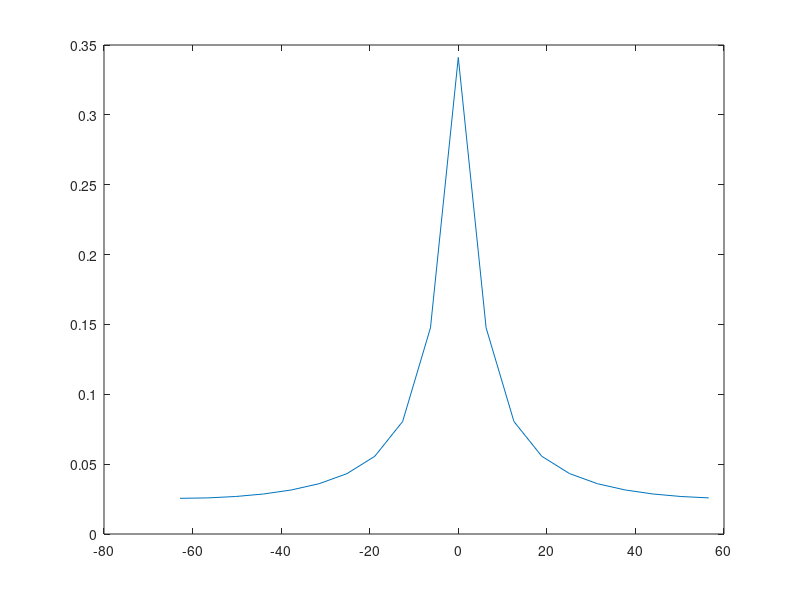

MATLAB code to generate this figure:
N=20; 
fs=20; 
T=1/fs; 
ws=2*pi*fs;
t=(0:N-1)*T;
x=T*exp(-t*3); 
X=fftshift(fft(x));
w=-ws/2+(0:N-1)*ws/N; 
FT=1./sqrt(9+w.*w);
plot(w,abs(X));